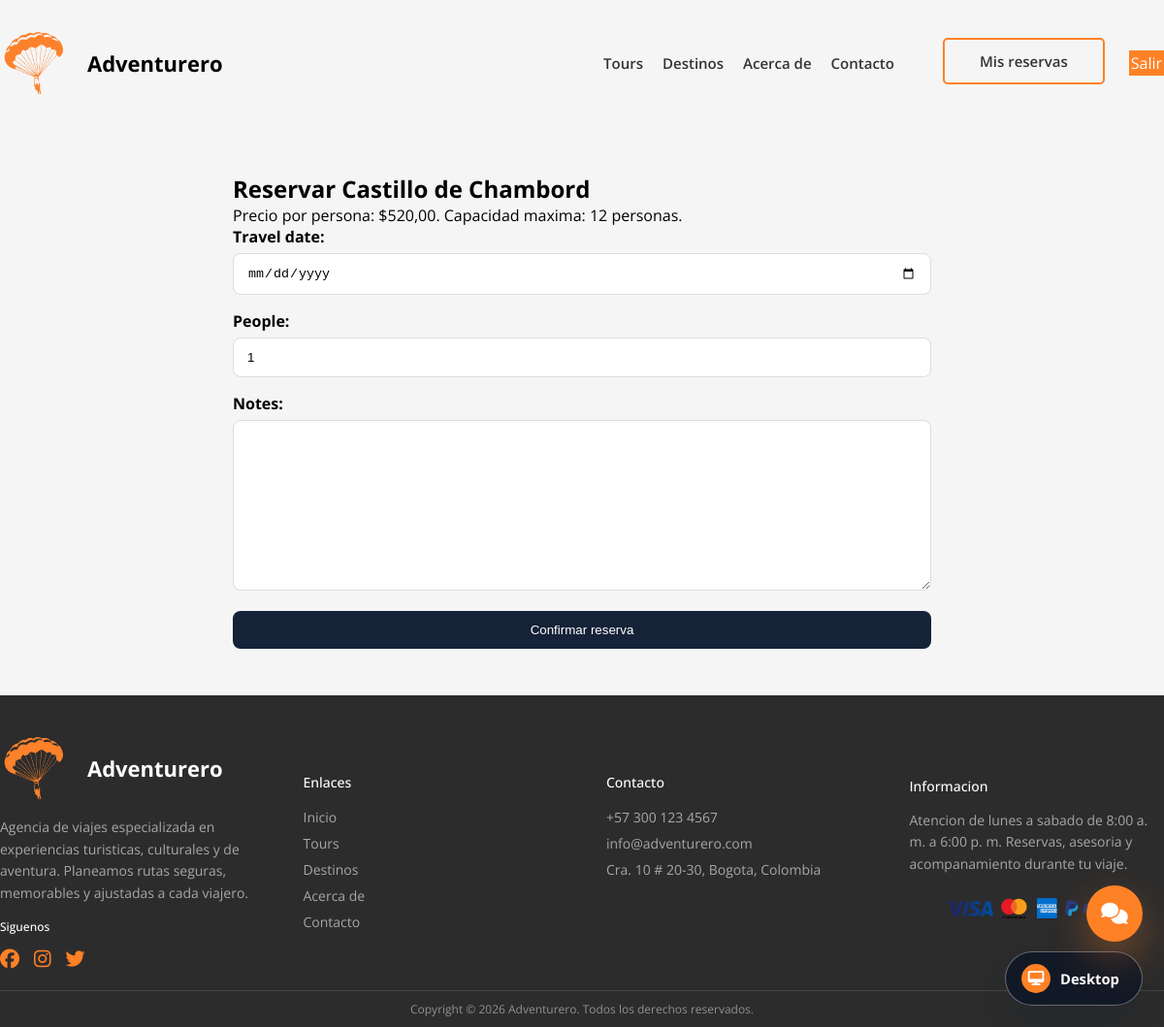
Page /tours/2/reservar/ (signed in) on the committed database.
### core/models.py (models this page shows, shortened)
class Tour(models.Model):
    category = models.ForeignKey(Category, on_delete=models.PROTECT, related_name="tours")
    title = models.CharField(max_length=160)
    country = models.CharField(max_length=90)
    place = models.CharField(max_length=160)
    description = models.TextField()
    price = models.DecimalField(max_digits=10, decimal_places=2, validators=[MinValueValidator(0)])
    capacity = models.PositiveIntegerField(default=1)
    days = models.PositiveIntegerField(default=1)
    image = models.ImageField(upload_to="tours/", blank=True, help_text="Imagen del tour")
    is_featured = models.BooleanField(default=False)
    is_active = models.BooleanField(default=True)
    created_at = models.DateTimeField(auto_now_add=True)
    updated_at = models.DateTimeField(auto_now=True)
    class Meta:
        ordering = ["country", "place"]

### core/views.py (the view, shortened to what this page needs)
# urls.py: path("tours/<int:pk>/reservar/", views.BookingCreateView.as_view(), name="booking_create"),
class BookingCreateView(LoginRequiredMixin, CreateView):
    model = Booking
    form_class = BookingForm
    template_name = "core/booking_form.html"
    def dispatch(self, request, *args, **kwargs):
        self.tour = get_object_or_404(Tour, pk=kwargs["pk"], is_active=True)
        return super().dispatch(request, *args, **kwargs)
    def get_form_kwargs(self):
        kwargs = super().get_form_kwargs()
        kwargs["tour"] = self.tour
        return kwargs
    def get_context_data(self, **kwargs):
        context = super().get_context_data(**kwargs)
        context["tour"] = self.tour
        return context

### core/forms.py (shortened to what this page needs)
class BookingForm(forms.ModelForm):
    class Meta:
        model = Booking
        fields = ("travel_date", "people", "notes")
        widgets = {"travel_date": forms.DateInput(attrs={"type": "date"})}
    def __init__(self, *args, tour=None, **kwargs):
        self.tour = tour
        super().__init__(*args, **kwargs)

### templates/core/booking_form.html (shortened to what this page needs)
{% extends "base.html" %}
{% block content %}
<section class="form-panel" id="travel-booking">
    <h1>Reservar {{ tour.place }}</h1>
    <p>Precio por persona: ${{ tour.price }}. Capacidad maxima: {{ tour.capacity }} personas.</p>
    <form method="post">
        {{ form.as_p }}
        <button class="btn-link" type="submit">Confirmar reserva</button>
    </form>
</section>
{% endblock %}

### css/global.css (style rules this page uses)
:root { --primary-color: #ff8126; --text-color: #505050; --text-color-dark: #2c2c2c; --preview-surface: #111827; --title-font: 'DM Serif Display', serif; --text-font: 'Open Sans', sans-serif; --shadow: 0 8px 15px rgba(0, 0, 0, 0.1); }
* { margin: 0; padding: 0; box-sizing: border-box; }

### templates/base.html (style rules this page uses)
.form-panel { max-width: 760px; margin: 48px auto; padding: 0 20px; }
.form-panel form { display: grid; gap: 16px; }
.form-panel input, .form-panel select, .form-panel textarea { width: 100%; padding: 12px 14px; border: 1px solid #d8dde6; border-radius: 8px; }
.form-panel label { font-weight: 700; display: block; margin-bottom: 6px; }
.btn-link { display: inline-flex; align-items: center; justify-content: center; gap: 8px; border: 0; border-radius: 8px; padding: 12px 16px; background: #152238; color: #fff; text-decoration: none; cursor: pointer; }

### rows in the picture
Tour: place "Castillo de Chambord", price "520,00", capacity "12"
